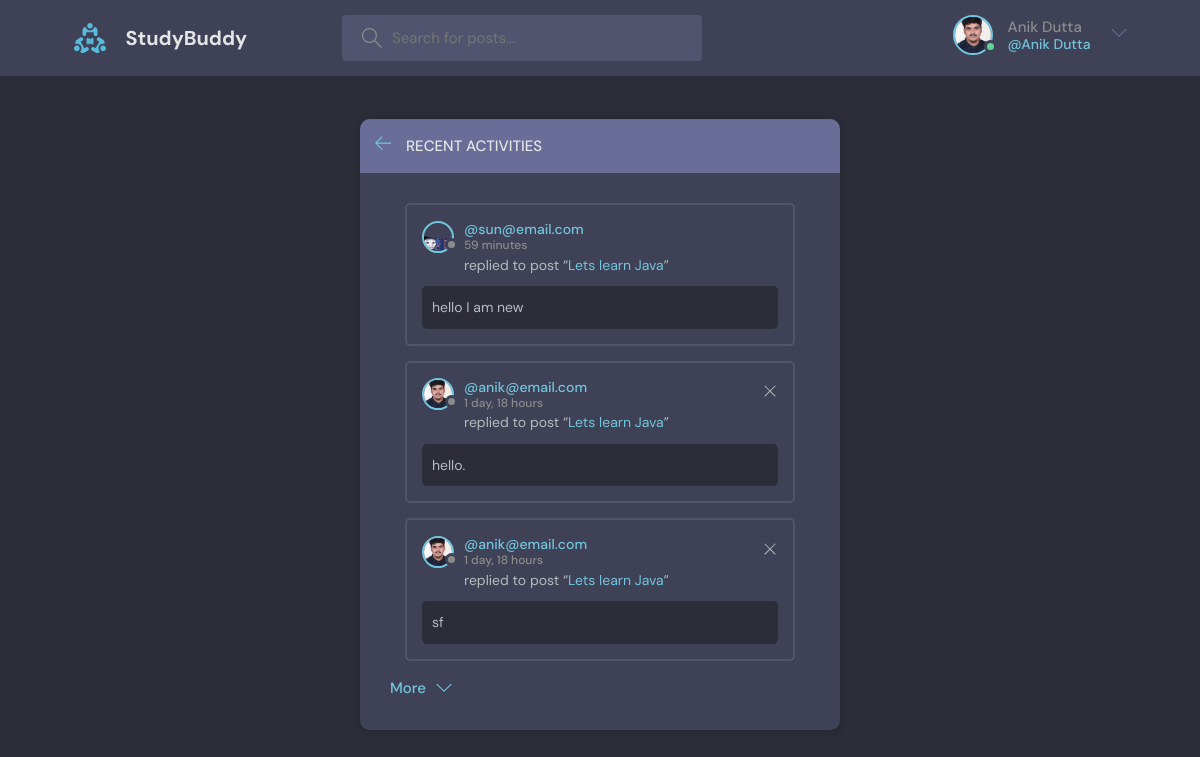
/activity/ (signed in), run on the app's committed database.
### base/models.py (models this page shows, shortened)
class User(AbstractUser):
    name = models.CharField(max_length=200, blank=True)
    username = models.CharField(max_length=200, unique=True, null=True, blank=True)
    email = models.EmailField(unique=True, null=True)
    bio = models.TextField(null=True)
    avatar = models.ImageField(null=True, default='avatar.svg')
    USERNAME_FIELD = 'email'
    REQUIRED_FIELDS = []

class Messages(models.Model):
    user = models.ForeignKey(User, on_delete=models.CASCADE)
    room = models.ForeignKey(Room, on_delete=models.CASCADE)
    body = models.TextField()
    updated = models.DateTimeField(auto_now= True)
    created = models.DateTimeField(auto_now_add= True)
    objects = models.Manager()
    class Meta:
        ordering = ['-created', '-updated']

class Room(models.Model):
    host = models.ForeignKey(User, on_delete=models.SET_NULL, null=True)
    topic = models.ForeignKey(Topic, on_delete=models.SET_NULL, null=True)
    name = models.CharField(max_length=200, null=False, blank= False)
    description = models.TextField(null= True, blank= True,)
    participants = models.ManyToManyField(User, related_name='participants', blank= True)
    updated = models.DateTimeField(auto_now= True)
    created = models.DateTimeField(auto_now_add= True)
    objects = models.Manager()
    class Meta:
        ordering = ['-created', '-updated']
    def __str__(self):
        return str(self.name)

### base/views.py (the view)
# urls.py: path('activity/', views.activityPage, name = "activity"),
def activityPage(request):
    room_messages = Messages.objects.all()
    context = {'room_messages': room_messages}
    return render(request, 'base/activity.html', context)

### base/templates/base/activity.html (shortened to what this page needs)
{% extends "main.html" %}
{% block content %}
    <main class="layout">
      <div class="container">
        <div class="layout__box">
          <div class="layout__boxHeader">
            <div class="layout__boxTitle">
              <a href="{% url 'home' %}">
                <svg version="1.1" xmlns="http://www.w3.org/2000/svg" width="32" height="32" viewBox="0 0 32 32">
                  <title>arrow-left</title>
                  <path
                    d="M13.723 2.286l-13.723 13.714 13.719 13.714 1.616-1.611-10.96-10.96h27.625v-2.286h-27.625l10.965-10.965-1.616-1.607z"
                  ></path>
                </svg>
              </a>
              <h3>Recent Activities</h3>
            </div>
          </div>
          <div class="activities-page layout__body">
              {% for message in room_messages %}
                  <div class="activities__box">
                    <div class="activities__boxHeader roomListRoom__header">
                          <a href="{% url 'user-profile' message.user.id %}" class="roomListRoom__author">
                              <div class="avatar avatar--small">
                                  <img src="{{message.user.avatar.url}}" />
                              </div>
                              <p>
                                  @{{ message.user}}
                                  <span>{{ message.created | timesince}}</span>
                              </p>
                          </a>
                          {% if request.user == message.user %}
                            <div class="roomListRoom__actions">
                              <a href="{% url 'delete-message' message.id %}">
                                  <svg version="1.1" xmlns="http://www.w3.org/2000/svg" width="32" height="32" viewBox="0 0 32 32">
                                  <title>remove</title>
                                  <path
                                      d="M27.314 6.019l-1.333-1.333-9.98 9.981-9.981-9.981-1.333 1.333 9.981 9.981-9.981 9.98 1.333 1.333 9.981-9.98 9.98 9.98 1.333-1.333-9.98-9.98 9.98-9.981z"
                                  ></path>
                                  </svg>
                              </a>
                            </div>
                          {% endif %}
                    </div>
                <div class="activities__boxContent">
                  <p>replied to post “<a href="{% url 'room' message.room.id %}">{{ message.room }}</a>”</p>
                    <div class="activities__boxRoomContent">
                      {{ message.body }}
                    </div>
                </div>
              </div>
              {% endfor %}
              <a class="btn btn--link" href="{% url 'activity' %}">
                More
                <svg version="1.1" xmlns="http://www.w3.org/2000/svg" width="32" height="32" viewBox="0 0 32 32">
                  <title>chevron-down</title>
                  <path d="M16 21l-13-13h-3l16 16 16-16h-3l-13 13z"></path>
                </svg>
              </a>
            </div>
        </div>
      </div>
    </main>
{% endblock content %}

### templates/navbar.html (shortened to what this page needs)
{% load static %}
<header class="header header--loggedIn">
    <div class="container">
      <a href="{% url 'home' %}" class="header__logo">
        <img src="{% static 'images/logo.svg' %}" />
        <h1>StudyBuddy</h1>
      </a>
      <form class="header__search" action="{% url 'home' %}" method="GET">
        <label>
          <input type="text" name="q" placeholder="Search for posts..." />
        </label>
      </form>
      <nav class="header__menu">
        {% if request.user.is_authenticated %}
        <div class="header__user">
          <a href="{% url 'user-profile' user.id %}">
            <div class="avatar avatar--medium active">
              <img src="{{request.user.avatar.url}}" />
            </div>
            <p>{{request.user.username}} <span>@{{request.user.username}}</span></p>
          </a>
          <button class="dropdown-button">
            <svg version="1.1" xmlns="http://www.w3.org/2000/svg" width="32" height="32" viewBox="0 0 32 32">
              <title>chevron-down</title>
              <path d="M16 21l-13-13h-3l16 16 16-16h-3l-13 13z"></path>
            </svg>
          </button>
        </div>
        {% else %}
          <a href="{% url 'login' %}">
            <img src="{% static 'images/avatar.svg' %}" />
            <p>Login</p>
          </a>
        {% endif %}
      </nav>
    </div>
  </header>

### data on the page
User: user.avatar (picture), user.username "Anik Dutta"
Messages: user.avatar (picture), user "sun@email.com", created "59 minutes", room "Lets learn Java", body "hello I am new"
Messages: user.avatar (picture), user "anik@email.com", created "1 day, 18 hours", room "Lets learn Java", body "hello."
Messages: user.avatar (picture), user "anik@email.com", created "1 day, 18 hours", room "Lets learn Java", body "sf"
